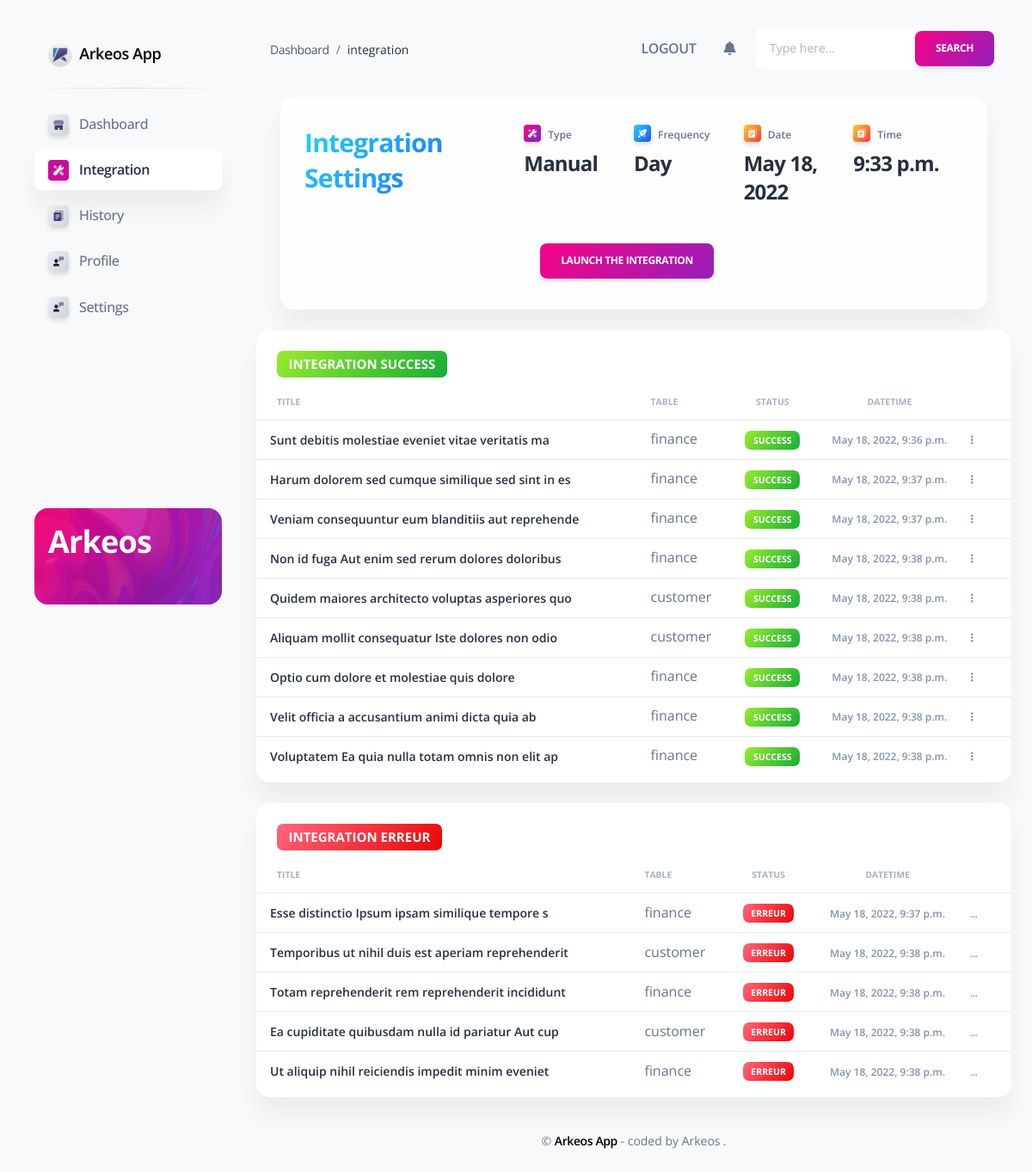
/integration/ (signed in), run on the app's committed database.
### app/models.py (models this page shows, shortened)
class IntegrationSettings(models.Model):
    chois =(
        ('automatic','automatic'),
        ('manual','manual'))
    type = models.CharField("Type", max_length=50,  choices=chois)
    frequency =(
        ('day','day'),
        ('two_days','two days'),
        ('week','week'))
    frequenc = models.CharField("frequenc", max_length=50, choices=frequency)
    update_date = models.DateTimeField("update date", auto_now_add=True)
    time = models.TimeField("time", default="00:00:00", null=True)
    def __init__(self, *args, **kwargs):
        super(IntegrationSettings, self).__init__(*args, **kwargs)
        self.update_date=self.update_date

class Integrations(models.Model):
    title = models.CharField("Title", max_length=50)
    chois_table =(
        ('customer','customer'),
        ('finance','finance'))
    table = models.CharField("Table", max_length=50,  choices=chois_table)
    chois_status =(
        ('success','success'),
        ('erreur','erreur'))
    status = models.CharField("Status", max_length=50,  choices=chois_status)
    description = models.CharField("Description", max_length=50, default='description')
    date_time = models.DateTimeField("Datetime", auto_now_add=True)

### app/views.py (the view)
# urls.py: path('integration/', views.integration,name="integration"),
@login_required(login_url="/login/")
def integration(request):
    is_admin = is_admin_test(request)
    segment='integration'
    settings=IntegrationSettings.objects.get(id=1)
    date = dateNextIntegration(settings)
    integrations=Integrations.objects.all()
    return render(request,"home/integration.html",{'integrations': integrations, 'date': date, "segment": segment, 'settings' : settings, "is_admin" : is_admin})

### app/views.py (called while the page is built)
def is_admin_test(request):
    group = None
    allowedGroups=["admin"]
    if request.user.groups.exists():
        group = request.user.groups.all()[0].name
    if group in allowedGroups:
        return True
    else:
        return False

def dateNextIntegration(request):
    if(request.frequenc == 'day'):
        return datetime.today()
    elif(request.frequenc == 'two_days'):
        return request.update_date.date() + timedelta(2)
    elif(request.frequenc == 'week'):
        return request.update_date.date() + timedelta(days=7)

### app/templates/home/integration.html (shortened to what this page needs)
{% extends 'layouts/base.html' %}
{% block content %}
<div class="row mt-4">
  <div class="col-lg-10  card card-body blur shadow-blur mx-6 ">
    <div class="container border-border-left">
          <div class="row">
            <div class="col-4 py-3 ps-0">
              <h3 class="text-info text-gradient">Integration Settings</h3>
            </div>
            <div class="col-2 py-3 ps-0">
              <div class="d-flex mb-2">
                <div class="icon icon-shape icon-xxs shadow border-radius-sm bg-gradient-primary text-center me-2 d-flex align-items-center justify-content-center">
                </div>
                <p class="text-xs mt-1 mb-0 font-weight-bold">Type</p>
              </div>
              {% if settings.type == 'manual' %}
                <h4 class="font-weight-bolder"> Manual</h4>
              {% endif %}
            </div>
            <div class="col-2 py-3 ps-0">
              <div class="d-flex mb-2">
                <div class="icon icon-shape icon-xxs shadow border-radius-sm bg-gradient-info text-center me-2 d-flex align-items-center justify-content-center">
                </div>
                <p class="text-xs mt-1 mb-0 font-weight-bold">Frequency</p>
              </div>
              {% if settings.frequenc == 'day' %}
                <h4 class="font-weight-bolder">Day</h4>
              {% endif %}
            </div>
            <div class="col-2 py-3 ps-0">
              <div class="d-flex mb-2">
                <div class="icon icon-shape icon-xxs shadow border-radius-sm bg-gradient-warning text-center me-2 d-flex align-items-center justify-content-center">
                </div>
              <p class="text-xs mt-1 mb-0 font-weight-bold">Date</p>
            </div>
            <h4 class="font-weight-bolder">{{ date  | date:"F d, Y" }}</h4>
            </div>
            <div class="col-2 py-3 ps-0">
              <div class="d-flex mb-2">
                <div class="icon icon-shape icon-xxs shadow border-radius-sm bg-gradient-warning text-center me-2 d-flex align-items-center justify-content-center">
                </div>
                <p class="text-xs mt-1 mb-0 font-weight-bold">Time</p>
              </div>
              <h4 class="font-weight-bolder">{{ settings.time }}</h4>
            </div>
            <div class="col-12 py-3 ps-0">
              <div class=" d-flex justify-content-center">
                  <button class="btn bg-gradient-primary my-1 me-1">Launch The Integration</button>
                </div>
          </div>
          </div>
        </div>
      </div>
    </div>
  <div class="container-fluid py-4">
    <div class="row">
      <div class="col-12">
        <div class="card mb-4">
          <div class="card-header pb-0">
            <h5> <span class="badge badge-sm bg-gradient-success">Integration Success</span></h5>
          </div>
          <div class="card-body px-0 pt-0 pb-2">
            <div class="table-responsive p-0">
              <table class="table align-items-center mb-0">
                <thead>
                  <tr>
                    <th class="text-uppercase text-secondary text-xxs font-weight-bolder opacity-7">Title</th>
                    <th class="text-uppercase text-secondary text-xxs font-weight-bolder opacity-7 ps-2">Table</th>
                    <th class="text-center text-uppercase text-secondary text-xxs font-weight-bolder opacity-7">Status</th>
                    <th class="text-center text-uppercase text-secondary text-xxs font-weight-bolder opacity-7">Datetime</th>
                    <th class="text-center text-uppercase text-secondary text-xxs font-weight-bolder opacity-7"></th>
                  </tr>
                </thead>
                <tbody>
                  {% for integration in integrations %}
                  {% if integration.status == 'success' %}
                  <tr>
                    <td>
                      <div class="d-flex px-2 py-1">
                        <div class="d-flex flex-column justify-content-center">
                            <h6 class="mb-0 text-sm">{{ integration.title }}</h6>
                        </div>
                      </div>
                    </td>
                    <td>
                      {{ integration.table }}
                    </td>
                    <td class="align-middle text-center text-sm">
                      <span class="badge badge-sm bg-gradient-success">{{ integration.status }}</span>
                    </td>
                    <td class="align-middle text-center">
                      <span class="text-secondary text-xs font-weight-bold">{{ integration.date_time }}</span>
                    </td>
                    <td class="align-middle">
                      <a href="/history/{{integration.id}}" class="text-secondary font-weight-bold text-xs" data-toggle="tooltip" data-original-title="Edit user">
                        <i class="fa fa-ellipsis-v text-xs" aria-hidden="true"></i>
                      </a>
                    </td>
                  </tr>
                  {% endif %}
                  {% endfor %}
                </tbody>
              </table>
            </div>
          </div>
        </div>
      </div>
    </div>
    <div class="row">
      <div class="col-12">
        <div class="card mb-4">
          <div class="card-header pb-0">
            <h5> <span class="badge badge-sm bg-gradient-danger">Integration Erreur</span></h5>
          </div>
          <div class="card-body px-0 pt-0 pb-2">
            <div class="table-responsive p-0">
              <table class="table align-items-center mb-0">
                <thead>
                  <tr>
                    <th class="text-uppercase text-secondary text-xxs font-weight-bolder opacity-7">Title</th>
                    <th class="text-uppercase text-secondary text-xxs font-weight-bolder opacity-7 ps-2">Table</th>
                    <th class="text-center text-uppercase text-secondary text-xxs font-weight-bolder opacity-7">Status</th>
                    <th class="text-center text-uppercase text-secondary text-xxs font-weight-bolder opacity-7">Datetime</th>
                    <th class="text-center text-uppercase text-secondary text-xxs font-weight-bolder opacity-7"></th>
                  </tr>
                </thead>
                <tbody>
                  {% for integration in integrations %}
                  {% if integration.status == 'erreur' %}
                  <tr>
                    <td>
                      <div class="d-flex px-2 py-1">
                        <div class="d-flex flex-column justify-content-center">
                          <h6 class="mb-0 text-sm">{{ integration.title }}</h6>
                        </div>
                      </div>
                    </td>
                    <td>
                      {{ integration.table }}
                    </td>
                    <td class="align-middle text-center text-sm">
                      <span class="badge badge-sm bg-gradient-danger">{{ integration.status }}</span>
                    </td>
                    <td class="align-middle text-center">
                      <span class="text-secondary text-xs font-weight-bold">{{ integration.date_time }}</span>
                    </td>
                    <td class="align-middle">
                      <a href="/history/{{integration.id}}" class="text-secondary font-weight-bold text-xs" data-toggle="tooltip" data-original-title="Edit user">
                        ...
                      </a>
                    </td>
                  </tr>
                  {% endif %}
                {% endfor %}
                </tbody>
              </table>
            </div>
          </div>
        </div>
      </div>
    </div>
    {% include "includes/footer.html" %}
  </div>
{% endblock content %}

### app/templates/layouts/base.html (shortened to what this page needs)
<!DOCTYPE html>
<html lang="en">
<head>
  <link href="/static/assets/css/nucleo-icons.css" rel="stylesheet" />
  <link href="/static/assets/css/nucleo-svg.css" rel="stylesheet" />
  <link href="/static/assets/css/nucleo-svg.css" rel="stylesheet" />
  <link id="pagestyle" href="/static/assets/css/soft-ui-dashboard.css?v=1.0.0" rel="stylesheet" />
</head>
<body class="g-sidenav-show bg-gray-100">
  {% include "includes/sidebar.html" %}
  <main class="main-content mt-4 border-radius-lg">
    {% include "includes/navigation.html" %}
    {% block content %}{% endblock content %}
  </main>
</body>
</html>

### app/templates/includes/sidebar.html (shortened to what this page needs)
  <aside class="sidenav navbar navbar-vertical navbar-expand-xs border-0 border-radius-xl my-4 fixed-left ms-4" id="sidenav-main">
    <div class="sidenav-header">
      <a class="navbar-brand m-0" href="/">
        <img src="/static/assets/img/logos/logoo.png" class="navbar-brand-img h-100 w-15" >
        <span class="ms-1 font-weight-bold">Arkeos App</span>
      </a>
    </div>
    <hr class="horizontal dark mt-0">
    <div class="collapse navbar-collapse  w-auto" id="sidenav-collapse-main">
      <ul class="navbar-nav">
        <li class="nav-item mb-1">
            <a class="nav-link {% if 'index' in segment %} active {% endif %}" href="/">
            <div class="icon icon-shape icon-xs shadow border-radius-sm bg-gradient-light text-center me-2 d-flex align-items-center justify-content-center">
            </div>
            <span class="nav-link-text ms-1">Dashboard</span>
          </a>
        </li>
        <li class="nav-item mb-1">
          <a class="nav-link {% if 'integration' in segment %} active {% endif %}" href="/integration">
            <div class="icon icon-shape icon-xs shadow border-radius-sm bg-gradient-light text-center me-2 d-flex align-items-center justify-content-center">
            </div>
            <span class="nav-link-text ms-1">Integration</span>
          </a>
        </li>
        <li class="nav-item mb-1">
          <a class="nav-link {% if 'history' in segment %} active {% endif %}" href="/history">
            <div class="icon icon-shape icon-xs shadow border-radius-sm bg-gradient-light text-center me-2 d-flex align-items-center justify-content-center">
            </div>
            <span class="nav-link-text ms-1">History</span>
          </a>
        </li>
        <li class="nav-item mb-1">
          <a class="nav-link {% if 'profile' in segment %} active {% endif %}" href="/profile ">
            <div class="icon icon-shape icon-xs shadow border-radius-sm bg-gradient-light text-center me-2 d-flex align-items-center justify-content-center">
            </div>
            <span class="nav-link-text ms-1">Profile</span>
          </a>
        </li>
        {% if is_admin %}
          <li class="nav-item mb-1">
            <a class="nav-link {% if 'settings' in segment %} active {% endif %}" href="/settings ">
              <div class="icon icon-shape icon-xs shadow border-radius-sm bg-gradient-light text-center me-2 d-flex align-items-center justify-content-center">
              </div>
              <span class="nav-link-text ms-1">Settings</span>
            </a>
          </li>
        {% endif %}
      </ul>
    </div>
    <div class="sidenav-footer mx-3 mt-3 pt-3">
      <div class="card card-background shadow-none card-background-mask-primary" id="sidenavCard">
        <div class="full-background" style="background-image: url('/static/assets/img/curved-images/curved-8.jpg')"></div>
        <div class="card-body text-left p-3 w-100">
          <h2 class="text-white">Arkeos</h2>
          <br />
        </div>
      </div>
    </div>
  </aside>

### app/templates/includes/navigation.html (shortened to what this page needs)
  <nav class="navbar navbar-main navbar-expand-lg px-0 mx-4 shadow-none border-radius-xl" id="navbarBlur" navbar-scroll="true">
    <div class="container-fluid px-3">
        <nav aria-label="breadcrumb">
          <ol class="breadcrumb bg-transparent mb-0 pb-1 px-0 me-sm-6 me-12">
            <li class="breadcrumb-item"><a class="opacity-8 text-dark" href="javascript:;">Dashboard</a></li>
            <li class="breadcrumb-item text-dark active" aria-current="page">
              {% if 'integration' in segment %}
                integration
              {% endif %}
            </li>
          </ol>
        </nav>
        <div class="collapse navbar-collapse me-md-0 me-4" id="navbar">
          <ul class="navbar-nav mb-2 mb-sm-0 ms-sm-auto justify-content-sm-end">
            <li class="nav-item d-flex align-items-center">
              <a href="{% url 'logout' %}"
                 class="nav-link text-body text-uppercase font-weight-bold px-0">
                Logout
              </a>
            </li>
            <li class="nav-item px-3 d-flex align-items-center">
            </li>
            <li class="nav-item dropdown pe-2 d-flex align-items-center">
              <a href="javascript:;" class="nav-link text-body p-0" id="dropdownMenuButton" data-bs-toggle="dropdown" aria-expanded="false">
                <i class="fa fa-bell cursor-pointer"></i>
              </a>
            </li>
          </ul>
        </div>
        <div class="ms-md-auto ps-md-3 d-flex align-items-center">
          <div class="bg-white border-radius-lg d-flex">
            <input type="text" class="form-control border-0 ps-3" placeholder="Type here...">
            <button class="btn bg-gradient-primary my-1 me-1">Search</button>
          </div>
        </div>
    </div>
  </nav>

### app/templates/includes/footer.html (shortened to what this page needs)
      <footer class="footer py-3 ">
        <div class="container-fluid">
          <div class="row align-items-center justify-content-lg-between">
            <div class="col-lg-6 mb-4 mb-lg-0 mx-auto text-center">
              <div class="copyright text-center text-sm text-muted">
                &copy;
                <a href="home" class="font-weight-bold" target="_blank">Arkeos App</a>
                - coded by Arkeos<a target="_blank" href=""> </a>.
              </div>
            </div>
          </div>
        </div>
      </footer>

### app/static/assets/css/nucleo-svg.css (style rules this page uses)
.icon { display: inline-block; color: #111111; height: 1em; width: 1em; }
.icon-xs { height: 0.5em; width: 0.5em; }
.icon { fill: currentColor; stroke: none; }

### data on the page
IntegrationSettings: time "9:33 p.m."
Integrations: title "Sunt debitis molestiae eveniet vitae veritatis ma", table "finance", status "SUCCESS", date_time "May 18, 2022, 9:36 p.m."
Integrations: title "Harum dolorem sed cumque similique sed sint in es", table "finance", status "SUCCESS", date_time "May 18, 2022, 9:37 p.m."
Integrations: title "Veniam consequuntur eum blanditiis aut reprehende", table "finance", status "SUCCESS", date_time "May 18, 2022, 9:37 p.m."
Integrations: title "Non id fuga Aut enim sed rerum dolores doloribus", table "finance", status "SUCCESS", date_time "May 18, 2022, 9:38 p.m."
Integrations: title "Quidem maiores architecto voluptas asperiores quo", table "customer", status "SUCCESS", date_time "May 18, 2022, 9:38 p.m."
Integrations: title "Aliquam mollit consequatur Iste dolores non odio", table "customer", status "SUCCESS", date_time "May 18, 2022, 9:38 p.m."
Integrations: title "Optio cum dolore et molestiae quis dolore", table "finance", status "SUCCESS", date_time "May 18, 2022, 9:38 p.m."
Integrations: title "Velit officia a accusantium animi dicta quia ab", table "finance", status "SUCCESS", date_time "May 18, 2022, 9:38 p.m."
Integrations: title "Voluptatem Ea quia nulla totam omnis non elit ap", table "finance", status "SUCCESS", date_time "May 18, 2022, 9:38 p.m."
Integrations: title "Esse distinctio Ipsum ipsam similique tempore s", table "finance", status "ERREUR", date_time "May 18, 2022, 9:37 p.m."
Integrations: title "Temporibus ut nihil duis est aperiam reprehenderit", table "customer", status "ERREUR", date_time "May 18, 2022, 9:38 p.m."
Integrations: title "Totam reprehenderit rem reprehenderit incididunt", table "finance", status "ERREUR", date_time "May 18, 2022, 9:38 p.m."
Integrations: title "Ea cupiditate quibusdam nulla id pariatur Aut cup", table "customer", status "ERREUR", date_time "May 18, 2022, 9:38 p.m."
Integrations: title "Ut aliquip nihil reiciendis impedit minim eveniet", table "finance", status "ERREUR", date_time "May 18, 2022, 9:38 p.m."

### other printed values
{{ date  | date:"F d, Y" }} "May 18, 2022"
